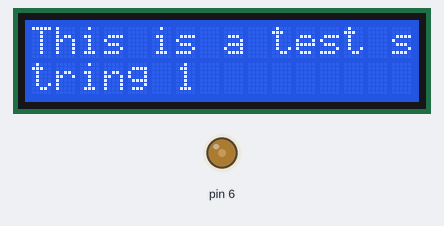
This sketch was run on a simulated Arduino Uno, built with avr-gcc and run on an emulated ATmega328P. Shown: 16×2 character LCD, output pins drawn as LEDs (lit = HIGH).

Above: at 0.1 s.
At 3.1 s:
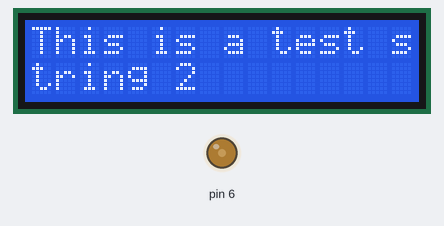
At 6.1 s:
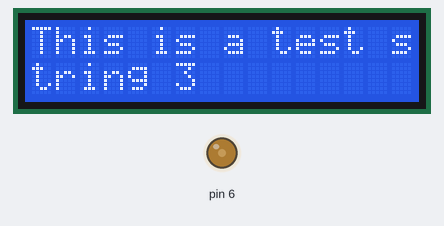
At 12.1 s:
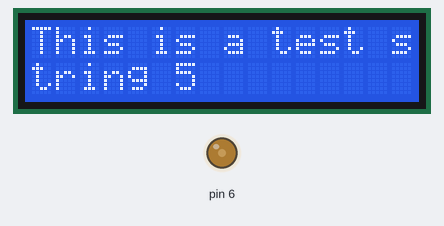
At 18.2 s:
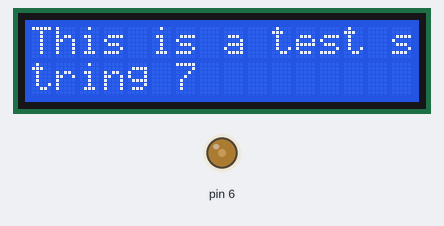
At 27.2 s:
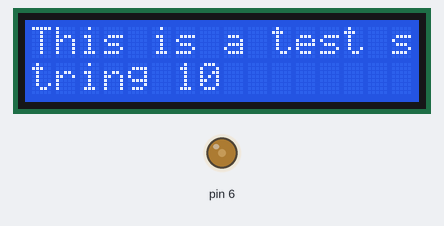

The sketch:

LCD16X2_Display.ino
```cpp
/*
* LCD pins- Arduino pins
vss-gnd
vdd-5v
vo-6
rs-12
rw-gnd
e-11
d4-5
d5-4
d6-3
d7-2
A-5v
K-gnd

*/
#include <LiquidCrystal.h>
int Contrast=75;
LiquidCrystal lcd(12, 11, 5, 4, 3, 2);

#define ARRAYSIZE 11

String pickupLines[ARRAYSIZE] = {
  "This is a test string 1",
  "This is a test string 2",
  "This is a test string 3",
  "This is a test string 4",
  "This is a test string 5",
  "This is a test string 6",
  "This is a test string 7",
  "This is a test string 8",
  "This is a test string 9",
  "This is a test string 10",
 };

void setup()
{
analogWrite(6,Contrast);
lcd.begin(16, 2);
}
void loop()
{
   for (int i = 0; i <= ARRAYSIZE; i++) {
    if(pickupLines[i].length() <= 16){
      lcd.setCursor(0,0);
      lcd.println(pickupLines[i]);
    } else if (pickupLines[i].length() > 32){
      // do nothing
    } else {
      lcd.setCursor(0,0);
      lcd.println(pickupLines[i].substring(0,16));

      lcd.setCursor(0,1);
      lcd.println(pickupLines[i].substring(16, pickupLines[i].length()));
    }
    delay(3000);
    lcd.clear();
   }
}
```

Measured:
- what the display in image 1 shows lasts 3.0 s, from 3.1 s to 6.1 s
